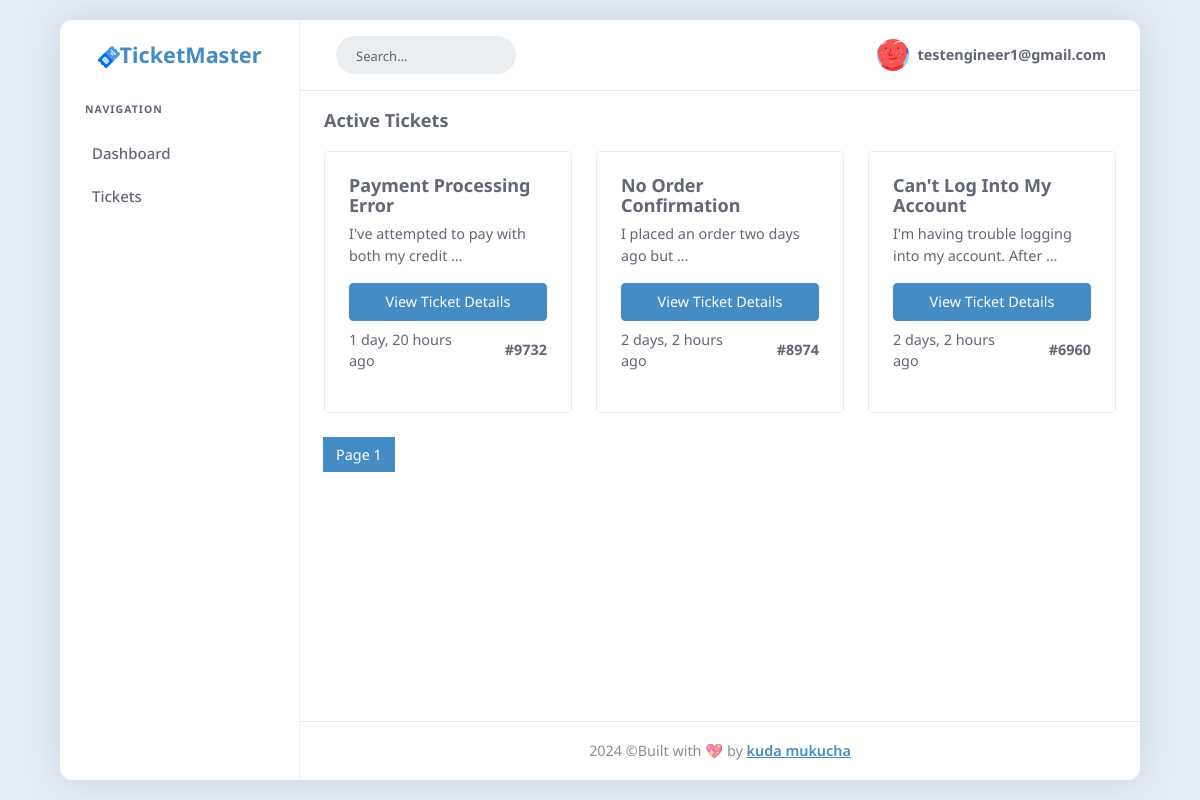
The page /ticket/active-engineer-tickets/ (signed in) on the database its author committed.
### accounts/models.py (models this page shows)
class User(AbstractUser):
    is_customer = models.BooleanField(default=False)
    is_engineer = models.BooleanField(default=False)
    email = models.EmailField(unique=True)

### ticket/models.py (models this page shows, shortened)
class Ticket(models.Model):
    STATUS_CHOICES =[
        ('Active','Active'),
        ('Pending','Pending'),
        ('Resolved','Resolved')
    ]
    SEVERITY_CHOICES =[
        ('High','High'),
        ('Low','Low')
    ]
    customer = models.ForeignKey(User,on_delete=models.CASCADE,related_name='customer_tickets')
    engineer = models.ForeignKey(User,on_delete=models.DO_NOTHING,related_name='engineer_tickets',null=True)
    ticket_id = models.CharField(max_length=20,unique=True)
    title = models.CharField(max_length=50)
    description = models.TextField()
    status = models.CharField(max_length=20,choices=STATUS_CHOICES,default='Pending')
    created = models.DateTimeField(auto_now_add=True)
    updated = models.DateTimeField(auto_now=True)
    is_resolved = models.BooleanField(default=False)
    severity = models.CharField(max_length=5,choices=SEVERITY_CHOICES,default='Low')
    is_assigned_to_engineer= models.BooleanField(default=False)
    resolution_steps = models.TextField(blank=True,null=True)

### ticket/views.py (the view)
# urls.py: path('active-engineer-tickets/',views.active_engineer_tickets,name='active-engineer-tickets'),
def active_engineer_tickets(request):
    ticket_list = Ticket.objects.filter(engineer=request.user, is_resolved =False).order_by('-created')
    paginator = Paginator(ticket_list,6)
    page_number = request.GET.get('page',1)
    try:
        tickets = paginator.page(page_number)
    except EmptyPage:
        tickets = paginator.page(paginator.num_pages)
    except PageNotAnInteger:
        tickets = paginator.page(1)
    return render(request,'ticket/active-engineer-tickets.html',{'tickets':tickets})

### templates/ticket/active-engineer-tickets.html
{%extends 'dashboard/base.html'%}
{%load static%}
{%load humanize%}
{%block content%}
<div class="page-container">
    <div class="page-title-box">
        <div class="d-flex align-items-sm-center flex-sm-row flex-column gap-2">
            <div class="flex-grow-1">
                <h4 class="font-18 mb-0">Active Tickets</h4>
            </div>
        </div>
    </div>
    {%if tickets%}
    <div class="row">
        {%for ticket in tickets%}
        <div class="col-lg-4">
            <div class="card card-body">
                <h5 class="card-title">{{ticket.title}}</h5>
                <p class="card-text">{{ticket.description | truncatewords:8}}</p>
                <a href="{%url 'ticket:ticket-details' ticket.ticket_id%}" class="btn btn-primary">View Ticket Details</a>
                <div class="d-flex align-items-center gap-5 mt-2">
                    <p class="card-text">{{ticket.created | naturaltime}}</p>
                    <p class="fw-bold">#{{ticket.ticket_id}}</p>
                </div>
            </div>
        </div>
        {%endfor%}
    </div>
    {%include 'pagination.html' with page=tickets%}
    {%else%}
    <div class="alert alert-dark d-flex align-items-center mb-0" role="alert">
        <iconify-icon icon="solar:balloon-bold-duotone" class="font-20 me-1"></iconify-icon>
        <div class="lh-1">No tickets at the moment.
        </div>
    </div>
    {%endif%}
</div>
{%endblock%}

### templates/dashboard/base.html (shortened to what this page needs)
{%load static%}
<!DOCTYPE html>
<html lang="en">
<head>
        <link href="{%static 'css/vendor.min.css'%}" rel="stylesheet" type="text/css" />
        <link href="{%static 'css/icons.min.css'%}" rel="stylesheet" type="text/css" />
        <link href="{%static 'css/app.min.css'%}" rel="stylesheet" type="text/css" id="app-style" />
</head>
<body>
    <div class="wrapper">
        <div class="sidenav-menu">
            <a href="/" class="logo">
                <span class="logo-dark">
                    <span class="logo-lg fw-bold fs-4 "><img src="{%static 'images/ticket.png'%}" alt="dark logo">TicketMaster</span>
                </span>
            </a>
            <div data-simplebar>
                <ul class="side-nav">
                    <li class="side-nav-title">Navigation</li>
                    <li class="side-nav-item">
                        <a href="/" class="side-nav-link">
                            <span class="menu-text"> Dashboard </span>
                        </a>
                    </li>
                    <li class="side-nav-item">
                        <a data-bs-toggle="collapse" href="#sidebarPagesAuth" aria-expanded="false" aria-controls="sidebarPagesAuth" class="side-nav-link">
                            <span class="menu-text">Tickets</span>
                            <span class="menu-arrow"></span>
                        </a>
                    </li>
                </ul>
            </div>
        </div>
        <header class="app-topbar">
            <div class="page-container topbar-menu">
                <div class="d-flex align-items-center gap-2">
                    <button class="sidenav-toggle-button px-2">
                    </button>
                    <div class="d-none d-md-flex">
                        <form class="app-search" method="get" action="{%url 'ticket:ticket-search'%}">
                            <div class="app-search-box">
                                <div class="input-group">
                                    <input type="text" class="form-control" name="q" placeholder="Search...">
                                    <div class="input-group-append">
                                        <button class="btn btn-icon" type="submit">
                                        </button>
                                    </div>
                                </div>
                            </div>
                        </form>
                    </div>
                </div>
                <div class="d-flex align-items-center gap-2">
                    <div class="topbar-item d-none d-sm-flex">
                        <button class="topbar-link" id="light-dark-mode" type="button">
                        </button>
                    </div>
                    <div class="topbar-item">
                        <div class="dropdown">
                            <button class="topbar-link dropdown-toggle drop-arrow-none position-relative" data-bs-toggle="dropdown" data-bs-offset="0,25" type="button" data-bs-auto-close="outside" aria-haspopup="false" aria-expanded="false">
                            </button>
                        </div>
                    </div>
                    <div class="topbar-item nav-user">
                        <div class="dropdown">
                            <a class="topbar-link dropdown-toggle drop-arrow-none px-2" data-bs-toggle="dropdown" data-bs-offset="0,25" type="button" aria-haspopup="false" aria-expanded="false">
                                <img src="{%static 'images/users/avatar-1.png'%}" width="32" class="rounded-circle me-lg-2 d-flex" alt="user-image">
                                <span class="d-lg-flex flex-column gap-1 d-none">
                                    <h6 class="my-0">{{request.user.username}}</h6>
                                </span>
                            </a>
                        </div>
                    </div>
                </div>
            </div>
        </header>
        <div class="page-content">
           {%block content%}
           {%endblock%}
            <footer class="footer">
                <div class="page-container">
                    <div class="row">
                        <div class="col-md-12 text-center">
                            <script>document.write(new Date().getFullYear())</script> ©Built with  💖 by <span class="fw-semibold text-decoration-underline text-primary">kuda mukucha</span>
                        </div>
                    </div>
                </div>
            </footer>
        </div>
    </div>
</body>
</html>

### rows shown on the page
User: user.username "testengineer1@gmail.com"
Ticket: title "Payment Processing Error", description "I've attempted to pay with both my credit …", created "1 day, 20 hours ago", ticket_id "9732"
Ticket: title "No Order Confirmation", description "I placed an order two days ago but …", created "2 days, 2 hours ago", ticket_id "8974"
Ticket: title "Can't Log Into My Account", description "I'm having trouble logging into my account. After …", created "2 days, 2 hours ago", ticket_id "6960"

### other values the page prints
{{ page.number }} "1"
